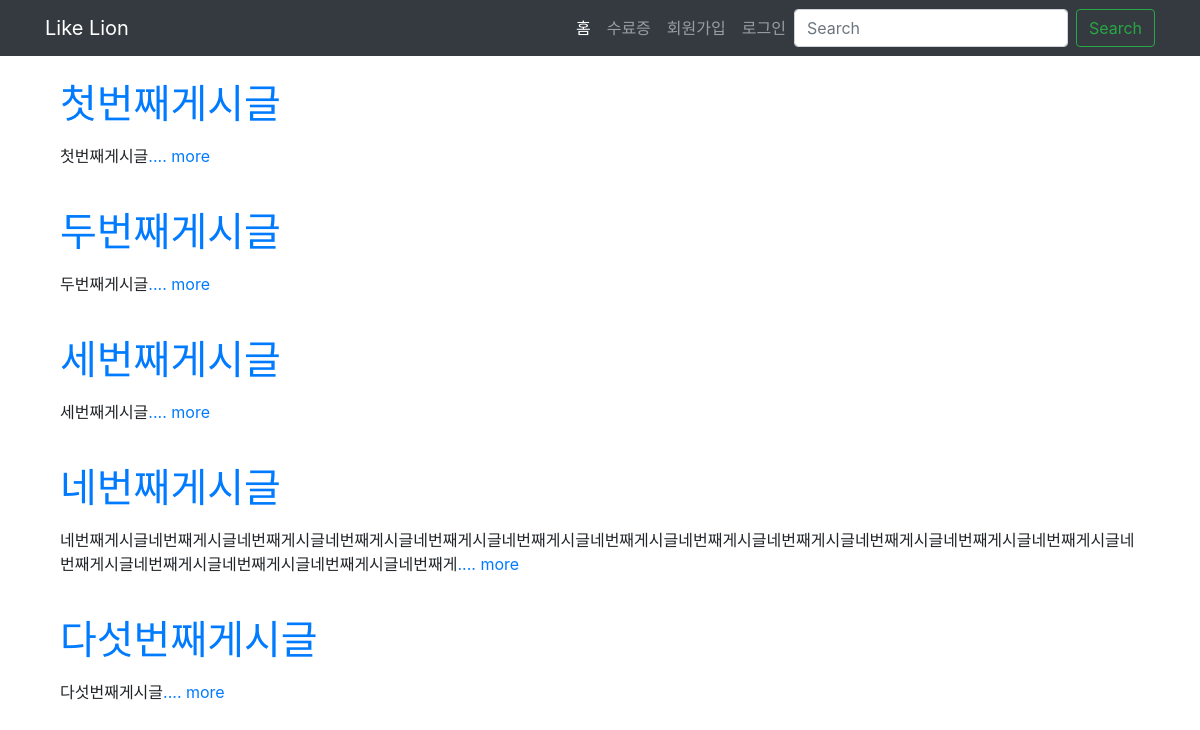
The page / on the database its author committed.
### blog/models.py (models this page shows, shortened)
class Blog(models.Model):
    title = models.CharField(max_length=200)
    pub_date = models.DateTimeField('date published')
    body = models.TextField()
    def summary(self):
        return self.body[:100]

### blog/views.py (the view)
# urls.py: path('', blog.views.home, name='home'),
def home(request):
    blogs = Blog.objects
    return render(request, 'blog/home.html', {'blogs': blogs})

### blog/templates/blog/home.html (shortened to what this page needs)
{% extends 'base.html' %}
{% block content %}
{% for blog in blogs.all %}
<br>
<div class="container">
    <a href="{% url 'detail' blog.id %}">
        <h1>{{ blog.title }}</h1>
    </a>
    <p>{{ blog.summary }}<a href="{% url 'detail' blog.id %}">.... more</a> </p>
</div>
{% endfor %}
{% endblock %}

### rows shown on the page
Blog: title "첫번째게시글", summary "첫번째게시글"
Blog: title "두번째게시글", summary "두번째게시글"
Blog: title "세번째게시글", summary "세번째게시글"
Blog: title "네번째게시글", summary "네번째게시글네번째게시글네번째게시글네번째게시글네번째게시글네번째게시글네번째게시글네번째게시글네번째게시글네번째게시글네번째게시글네번째게시글네번째게시글네번째게시글네번째게시글네번째게시글네번째게"
Blog: title "다섯번째게시글", summary "다섯번째게시글"
